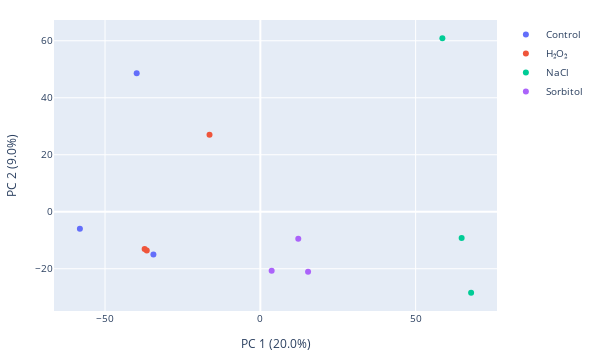

The notebook cell saved with this chart:
### Code cell
tmp = getmm_log2.T
pca = PCA(n_components=4, random_state=42)
components = pca.fit_transform(tmp)
mapping = {'control': "Control", "h2o2": "H\u2082O\u2082", "nacl": "NaCl", "sorb": "Sorbitol"}

plot(components,[mapping[e.split("_")[0]] for e in tmp.T.columns] ,
    f"PC 1 ({round(pca.explained_variance_ratio_[0], 2) * 100}%)",
    f"PC 2 ({round(pca.explained_variance_ratio_[2], 2) * 100}%)",
    os.path.join(RESULTS_PATH, 'pca_rnaseq_ds'),
)

### Figure 1 — Plotly figure (JSON) as saved in the notebook; plotly's stock layout.template omitted (floating-point values rounded to 4 significant figures)
{"data": [{"hovertemplate": "color=Control<br>x=%{x}<br>y=%{y}<extra></extra>", "legendgroup": "Control", "marker": {"color": "#636efa", "symbol": "circle"}, "mode": "markers", "name": "Control", "orientation": "v", "showlegend": true, "type": "scatter", "x": [-58.09, -34.43, -39.81], "xaxis": "x", "y": [-5.995, -15.0, 48.64], "yaxis": "y"}, {"hovertemplate": "color=H₂O₂<br>x=%{x}<br>y=%{y}<extra></extra>", "legendgroup": "H₂O₂", "marker": {"color": "#EF553B", "symbol": "circle"}, "mode": "markers", "name": "H₂O₂", "orientation": "v", "showlegend": true, "type": "scatter", "x": [-16.36, -36.57, -37.24], "xaxis": "x", "y": [26.98, -13.62, -13.04], "yaxis": "y"}, {"hovertemplate": "color=NaCl<br>x=%{x}<br>y=%{y}<extra></extra>", "legendgroup": "NaCl", "marker": {"color": "#00cc96", "symbol": "circle"}, "mode": "markers", "name": "NaCl", "orientation": "v", "showlegend": true, "type": "scatter", "x": [58.61, 64.81, 67.85], "xaxis": "x", "y": [60.86, -9.178, -28.41], "yaxis": "y"}, {"hovertemplate": "color=Sorbitol<br>x=%{x}<br>y=%{y}<extra></extra>", "legendgroup": "Sorbitol", "marker": {"color": "#ab63fa", "symbol": "circle"}, "mode": "markers", "name": "Sorbitol", "orientation": "v", "showlegend": true, "type": "scatter", "x": [15.37, 3.644, 12.22], "xaxis": "x", "y": [-21.06, -20.68, -9.503], "yaxis": "y"}], "layout": {"coloraxis": {"colorbar": {"ticks": "outside", "title": {"text": "Threshold"}, "x": 1.2, "y": 1.02, "yanchor": "top"}}, "font": {"size": 10}, "height": 360, "legend": {"title": {"text": ""}, "tracegroupgap": 0}, "margin": {"b": 20, "l": 20, "r": 20, "t": 20}, "width": 600, "xaxis": {"anchor": "y", "autorange": true, "domain": [0, 1], "range": [-66.51, 76.27], "title": {"text": "PC 1 (20.0%)"}, "type": "linear"}, "yaxis": {"anchor": "x", "autorange": true, "domain": [0, 1], "range": [-34.84, 67.29], "title": {"text": "PC 2 (9.0%)"}, "type": "linear"}}}
